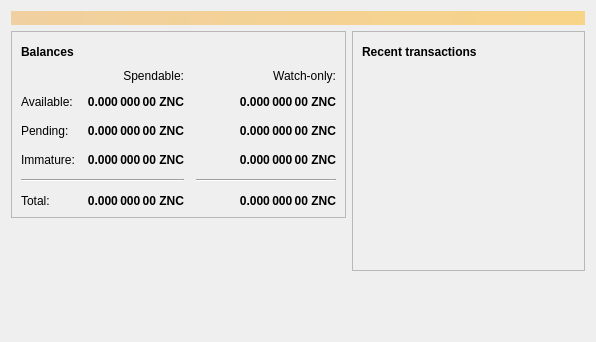
<?xml version="1.0" encoding="UTF-8"?>
<ui version="4.0">
 <class>OverviewPage</class>
 <widget class="QWidget" name="OverviewPage">
  <property name="geometry">
   <rect>
    <x>0</x>
    <y>0</y>
    <width>596</width>
    <height>342</height>
   </rect>
  </property>
  <property name="windowTitle">
   <string>Form</string>
  </property>
  <layout class="QVBoxLayout" name="topLayout">
   <item>
    <widget class="QLabel" name="labelAlerts">
     <property name="visible">
      <bool>false</bool>
     </property>
     <property name="styleSheet">
      <string notr="true">QLabel { background-color: qlineargradient(x1: 0, y1: 0, x2: 1, y2: 0, stop:0 #F0D0A0, stop:1 #F8D488); color:#000000; }</string>
     </property>
     <property name="wordWrap">
      <bool>true</bool>
     </property>
     <property name="margin">
      <number>3</number>
     </property>
     <property name="textInteractionFlags">
      <set>Qt::TextSelectableByMouse</set>
     </property>
    </widget>
   </item>
   <item>
    <layout class="QHBoxLayout" name="horizontalLayout" stretch="1,1">
     <item>
      <layout class="QVBoxLayout" name="verticalLayout_2">
       <item>
        <widget class="QFrame" name="frame">
         <property name="frameShape">
          <enum>QFrame::StyledPanel</enum>
         </property>
         <property name="frameShadow">
          <enum>QFrame::Raised</enum>
         </property>
         <layout class="QVBoxLayout" name="verticalLayout_4">
          <item>
           <layout class="QHBoxLayout" name="horizontalLayout_4">
            <item>
             <widget class="QLabel" name="label_5">
              <property name="font">
               <font>
                <weight>75</weight>
                <bold>true</bold>
               </font>
              </property>
              <property name="text">
               <string>Balances</string>
              </property>
             </widget>
            </item>
            <item>
             <widget class="QPushButton" name="labelWalletStatus">
              <property name="enabled">
               <bool>true</bool>
              </property>
              <property name="maximumSize">
               <size>
                <width>30</width>
                <height>16777215</height>
               </size>
              </property>
              <property name="toolTip">
               <string>The displayed information may be out of date. Your wallet automatically synchronizes with the Zenacoin network after a connection is established, but this process has not completed yet.</string>
              </property>
              <property name="text">
               <string/>
              </property>
              <property name="icon">
               <iconset resource="../zenacoin.qrc">
                <normaloff>:/icons/warning</normaloff>
                <disabledoff>:/icons/warning</disabledoff>:/icons/warning</iconset>
              </property>
              <property name="iconSize">
               <size>
                <width>24</width>
                <height>24</height>
               </size>
              </property>
              <property name="flat">
               <bool>true</bool>
              </property>
             </widget>
            </item>
            <item>
             <spacer name="horizontalSpacer_3">
              <property name="orientation">
               <enum>Qt::Horizontal</enum>
              </property>
              <property name="sizeHint" stdset="0">
               <size>
                <width>40</width>
                <height>20</height>
               </size>
              </property>
             </spacer>
            </item>
           </layout>
          </item>
          <item>
           <layout class="QGridLayout" name="gridLayout">
            <property name="spacing">
             <number>12</number>
            </property>
            <item row="2" column="2">
             <widget class="QLabel" name="labelWatchPending">
              <property name="font">
               <font>
                <weight>75</weight>
                <bold>true</bold>
               </font>
              </property>
              <property name="cursor">
               <cursorShape>IBeamCursor</cursorShape>
              </property>
              <property name="toolTip">
               <string>Unconfirmed transactions to watch-only addresses</string>
              </property>
              <property name="text">
               <string notr="true">0.000 000 00 ZNC</string>
              </property>
              <property name="alignment">
               <set>Qt::AlignRight|Qt::AlignTrailing|Qt::AlignVCenter</set>
              </property>
              <property name="textInteractionFlags">
               <set>Qt::LinksAccessibleByMouse|Qt::TextSelectableByKeyboard|Qt::TextSelectableByMouse</set>
              </property>
             </widget>
            </item>
            <item row="2" column="1">
             <widget class="QLabel" name="labelUnconfirmed">
              <property name="font">
               <font>
                <weight>75</weight>
                <bold>true</bold>
               </font>
              </property>
              <property name="cursor">
               <cursorShape>IBeamCursor</cursorShape>
              </property>
              <property name="toolTip">
               <string>Total of transactions that have yet to be confirmed, and do not yet count toward the spendable balance</string>
              </property>
              <property name="text">
               <string notr="true">0.000 000 00 ZNC</string>
              </property>
              <property name="alignment">
               <set>Qt::AlignRight|Qt::AlignTrailing|Qt::AlignVCenter</set>
              </property>
              <property name="textInteractionFlags">
               <set>Qt::LinksAccessibleByMouse|Qt::TextSelectableByKeyboard|Qt::TextSelectableByMouse</set>
              </property>
             </widget>
            </item>
            <item row="3" column="2">
             <widget class="QLabel" name="labelWatchImmature">
              <property name="font">
               <font>
                <weight>75</weight>
                <bold>true</bold>
               </font>
              </property>
              <property name="cursor">
               <cursorShape>IBeamCursor</cursorShape>
              </property>
              <property name="toolTip">
               <string>Mined balance in watch-only addresses that has not yet matured</string>
              </property>
              <property name="text">
               <string notr="true">0.000 000 00 ZNC</string>
              </property>
              <property name="alignment">
               <set>Qt::AlignRight|Qt::AlignTrailing|Qt::AlignVCenter</set>
              </property>
              <property name="textInteractionFlags">
               <set>Qt::LinksAccessibleByMouse|Qt::TextSelectableByKeyboard|Qt::TextSelectableByMouse</set>
              </property>
             </widget>
            </item>
            <item row="4" column="0" colspan="2">
             <widget class="Line" name="line">
              <property name="orientation">
               <enum>Qt::Horizontal</enum>
              </property>
             </widget>
            </item>
            <item row="4" column="2">
             <widget class="Line" name="lineWatchBalance">
              <property name="sizePolicy">
               <sizepolicy hsizetype="Preferred" vsizetype="Fixed">
                <horstretch>0</horstretch>
                <verstretch>0</verstretch>
               </sizepolicy>
              </property>
              <property name="minimumSize">
               <size>
                <width>140</width>
                <height>0</height>
               </size>
              </property>
              <property name="orientation">
               <enum>Qt::Horizontal</enum>
              </property>
             </widget>
            </item>
            <item row="5" column="0">
             <widget class="QLabel" name="labelTotalText">
              <property name="text">
               <string>Total:</string>
              </property>
             </widget>
            </item>
            <item row="3" column="1">
             <widget class="QLabel" name="labelImmature">
              <property name="font">
               <font>
                <weight>75</weight>
                <bold>true</bold>
               </font>
              </property>
              <property name="cursor">
               <cursorShape>IBeamCursor</cursorShape>
              </property>
              <property name="toolTip">
               <string>Mined balance that has not yet matured</string>
              </property>
              <property name="text">
               <string notr="true">0.000 000 00 ZNC</string>
              </property>
              <property name="alignment">
               <set>Qt::AlignRight|Qt::AlignTrailing|Qt::AlignVCenter</set>
              </property>
              <property name="textInteractionFlags">
               <set>Qt::LinksAccessibleByMouse|Qt::TextSelectableByKeyboard|Qt::TextSelectableByMouse</set>
              </property>
             </widget>
            </item>
            <item row="2" column="3">
             <spacer name="horizontalSpacer_2">
              <property name="orientation">
               <enum>Qt::Horizontal</enum>
              </property>
              <property name="sizeHint" stdset="0">
               <size>
                <width>40</width>
                <height>20</height>
               </size>
              </property>
             </spacer>
            </item>
            <item row="3" column="0">
             <widget class="QLabel" name="labelImmatureText">
              <property name="text">
               <string>Immature:</string>
              </property>
             </widget>
            </item>
            <item row="5" column="1">
             <widget class="QLabel" name="labelTotal">
              <property name="font">
               <font>
                <weight>75</weight>
                <bold>true</bold>
               </font>
              </property>
              <property name="cursor">
               <cursorShape>IBeamCursor</cursorShape>
              </property>
              <property name="toolTip">
               <string>Your current total balance</string>
              </property>
              <property name="text">
               <string notr="true">0.000 000 00 ZNC</string>
              </property>
              <property name="alignment">
               <set>Qt::AlignRight|Qt::AlignTrailing|Qt::AlignVCenter</set>
              </property>
              <property name="textInteractionFlags">
               <set>Qt::LinksAccessibleByMouse|Qt::TextSelectableByKeyboard|Qt::TextSelectableByMouse</set>
              </property>
             </widget>
            </item>
            <item row="5" column="2">
             <widget class="QLabel" name="labelWatchTotal">
              <property name="font">
               <font>
                <weight>75</weight>
                <bold>true</bold>
               </font>
              </property>
              <property name="cursor">
               <cursorShape>IBeamCursor</cursorShape>
              </property>
              <property name="toolTip">
               <string>Current total balance in watch-only addresses</string>
              </property>
              <property name="text">
               <string notr="true">0.000 000 00 ZNC</string>
              </property>
              <property name="alignment">
               <set>Qt::AlignRight|Qt::AlignTrailing|Qt::AlignVCenter</set>
              </property>
              <property name="textInteractionFlags">
               <set>Qt::LinksAccessibleByMouse|Qt::TextSelectableByKeyboard|Qt::TextSelectableByMouse</set>
              </property>
             </widget>
            </item>
            <item row="0" column="2">
             <widget class="QLabel" name="labelWatchonly">
              <property name="text">
               <string>Watch-only:</string>
              </property>
              <property name="alignment">
               <set>Qt::AlignRight|Qt::AlignTrailing|Qt::AlignVCenter</set>
              </property>
             </widget>
            </item>
            <item row="1" column="0">
             <widget class="QLabel" name="labelBalanceText">
              <property name="text">
               <string>Available:</string>
              </property>
             </widget>
            </item>
            <item row="1" column="1">
             <widget class="QLabel" name="labelBalance">
              <property name="font">
               <font>
                <weight>75</weight>
                <bold>true</bold>
               </font>
              </property>
              <property name="cursor">
               <cursorShape>IBeamCursor</cursorShape>
              </property>
              <property name="toolTip">
               <string>Your current spendable balance</string>
              </property>
              <property name="text">
               <string notr="true">0.000 000 00 ZNC</string>
              </property>
              <property name="alignment">
               <set>Qt::AlignRight|Qt::AlignTrailing|Qt::AlignVCenter</set>
              </property>
              <property name="textInteractionFlags">
               <set>Qt::LinksAccessibleByMouse|Qt::TextSelectableByKeyboard|Qt::TextSelectableByMouse</set>
              </property>
             </widget>
            </item>
            <item row="1" column="2">
             <widget class="QLabel" name="labelWatchAvailable">
              <property name="font">
               <font>
                <weight>75</weight>
                <bold>true</bold>
               </font>
              </property>
              <property name="cursor">
               <cursorShape>IBeamCursor</cursorShape>
              </property>
              <property name="toolTip">
               <string>Your current balance in watch-only addresses</string>
              </property>
              <property name="text">
               <string notr="true">0.000 000 00 ZNC</string>
              </property>
              <property name="alignment">
               <set>Qt::AlignRight|Qt::AlignTrailing|Qt::AlignVCenter</set>
              </property>
              <property name="textInteractionFlags">
               <set>Qt::LinksAccessibleByMouse|Qt::TextSelectableByKeyboard|Qt::TextSelectableByMouse</set>
              </property>
             </widget>
            </item>
            <item row="2" column="0">
             <widget class="QLabel" name="labelPendingText">
              <property name="text">
               <string>Pending:</string>
              </property>
             </widget>
            </item>
            <item row="0" column="1">
             <widget class="QLabel" name="labelSpendable">
              <property name="text">
               <string>Spendable:</string>
              </property>
              <property name="alignment">
               <set>Qt::AlignRight|Qt::AlignTrailing|Qt::AlignVCenter</set>
              </property>
             </widget>
            </item>
           </layout>
          </item>
         </layout>
        </widget>
       </item>
       <item>
        <spacer name="verticalSpacer">
         <property name="orientation">
          <enum>Qt::Vertical</enum>
         </property>
         <property name="sizeHint" stdset="0">
          <size>
           <width>20</width>
           <height>40</height>
          </size>
         </property>
        </spacer>
       </item>
      </layout>
     </item>
     <item>
      <layout class="QVBoxLayout" name="verticalLayout_3">
       <item>
        <widget class="QFrame" name="frame_2">
         <property name="frameShape">
          <enum>QFrame::StyledPanel</enum>
         </property>
         <property name="frameShadow">
          <enum>QFrame::Raised</enum>
         </property>
         <layout class="QVBoxLayout" name="verticalLayout">
          <item>
           <layout class="QHBoxLayout" name="horizontalLayout_2">
            <item>
             <widget class="QLabel" name="label_4">
              <property name="font">
               <font>
                <weight>75</weight>
                <bold>true</bold>
               </font>
              </property>
              <property name="text">
               <string>Recent transactions</string>
              </property>
             </widget>
            </item>
            <item>
             <widget class="QPushButton" name="labelTransactionsStatus">
              <property name="enabled">
               <bool>true</bool>
              </property>
              <property name="maximumSize">
               <size>
                <width>30</width>
                <height>16777215</height>
               </size>
              </property>
              <property name="toolTip">
               <string>The displayed information may be out of date. Your wallet automatically synchronizes with the Zenacoin network after a connection is established, but this process has not completed yet.</string>
              </property>
              <property name="text">
               <string/>
              </property>
              <property name="icon">
               <iconset resource="../zenacoin.qrc">
                <normaloff>:/icons/warning</normaloff>
                <disabledoff>:/icons/warning</disabledoff>:/icons/warning</iconset>
              </property>
              <property name="iconSize">
               <size>
                <width>24</width>
                <height>24</height>
               </size>
              </property>
              <property name="flat">
               <bool>true</bool>
              </property>
             </widget>
            </item>
            <item>
             <spacer name="horizontalSpacer">
              <property name="orientation">
               <enum>Qt::Horizontal</enum>
              </property>
              <property name="sizeHint" stdset="0">
               <size>
                <width>40</width>
                <height>20</height>
               </size>
              </property>
             </spacer>
            </item>
           </layout>
          </item>
          <item>
           <widget class="QListView" name="listTransactions">
            <property name="styleSheet">
             <string notr="true">QListView { background: transparent; }</string>
            </property>
            <property name="frameShape">
             <enum>QFrame::NoFrame</enum>
            </property>
            <property name="verticalScrollBarPolicy">
             <enum>Qt::ScrollBarAlwaysOff</enum>
            </property>
            <property name="horizontalScrollBarPolicy">
             <enum>Qt::ScrollBarAlwaysOff</enum>
            </property>
            <property name="selectionMode">
             <enum>QAbstractItemView::NoSelection</enum>
            </property>
           </widget>
          </item>
         </layout>
        </widget>
       </item>
       <item>
        <spacer name="verticalSpacer_2">
         <property name="orientation">
          <enum>Qt::Vertical</enum>
         </property>
         <property name="sizeHint" stdset="0">
          <size>
           <width>20</width>
           <height>40</height>
          </size>
         </property>
        </spacer>
       </item>
      </layout>
     </item>
    </layout>
   </item>
  </layout>
 </widget>
 <resources/>
 <connections/>
</ui>
